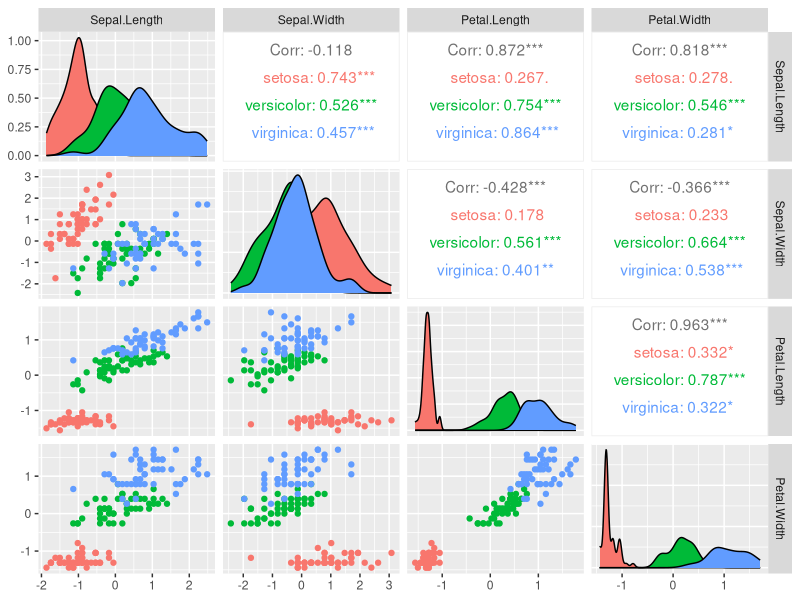

Here is the R script that generated this plot:
## ---- chunk 1
mat <- matrix(1:6, 2, 3)
apply(mat, 2, max)
arr <- array(1:12, c(2,3,2))
apply(arr, 3, colMeans)
## ---- chunk 2
data(iris)
## ---- chunk 3
out <- sweep(iris[, 1:4], 2, colMeans(iris[, 1:4]), "-") ## center
out <- sweep(out, 2, sqrt(colSums(out^2)/(nrow(out) - 1)), "/") ## scale
iris_sc <- data.frame(out, Species = iris$Species)
GGally::ggpairs(iris_sc, columns = 1:4, ggplot2::aes(colour = Species))
## ---- chunk 4
outer(1:3, 1:4, "*")
1:3 %o% 1:4

## ---- chunk 5
data(iris)
## ---- chunk 6
with(iris, tapply(Sepal.Length, Species, mean)) # readable
with(iris, lapply(split(Sepal.Length, Species), mean)) # still ok (I think)
stat <- c() # less readable (and naming is lost)
for (l in levels(iris$Species))
  stat <- c(stat, mean(iris$Sepal.Length[iris$Species == l]))
stat
